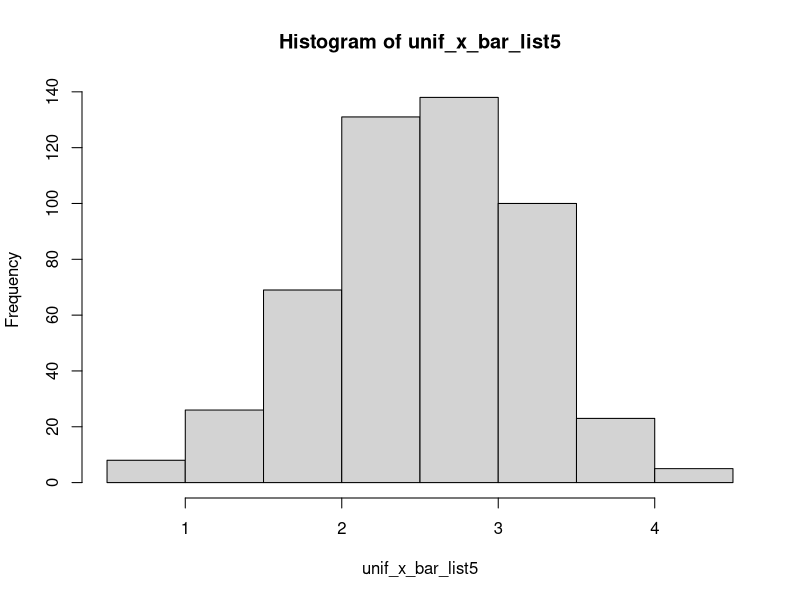
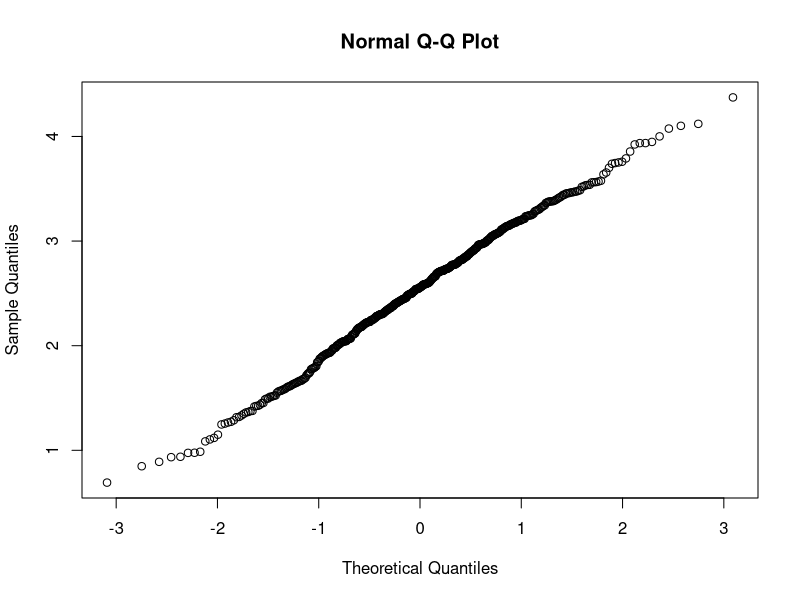
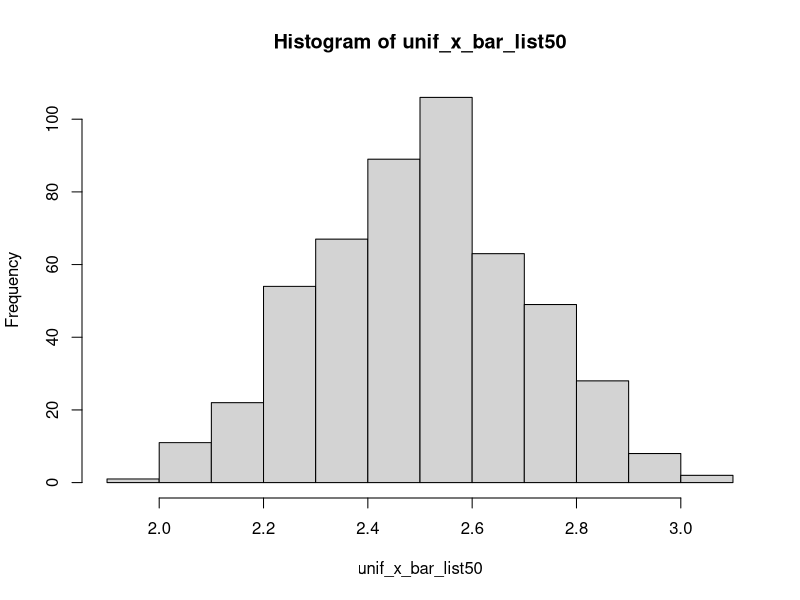
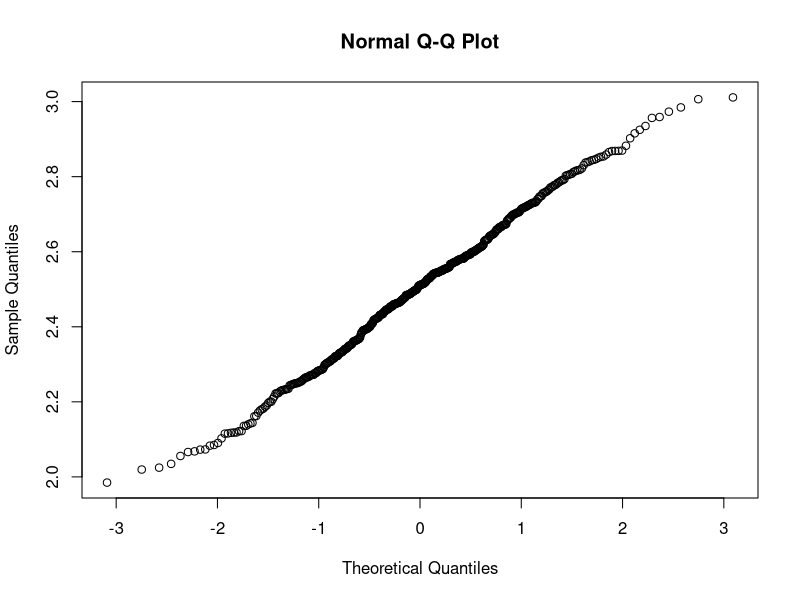
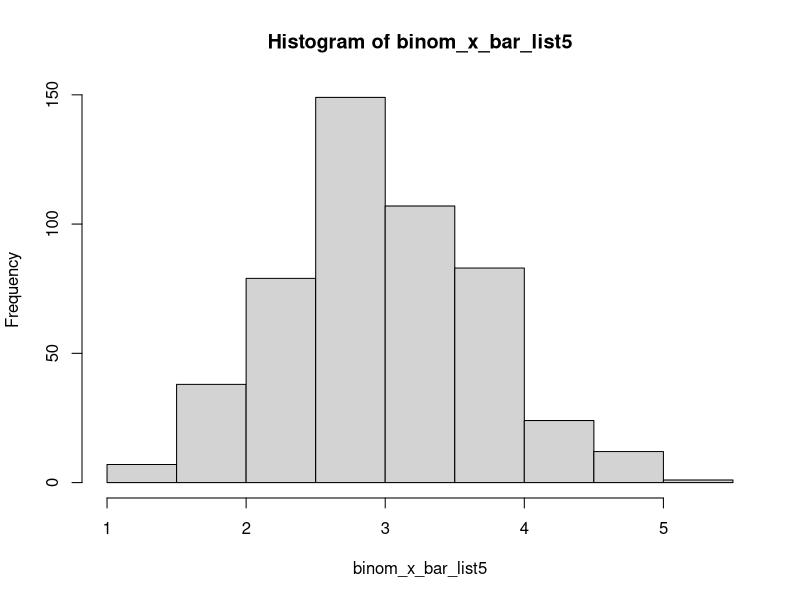
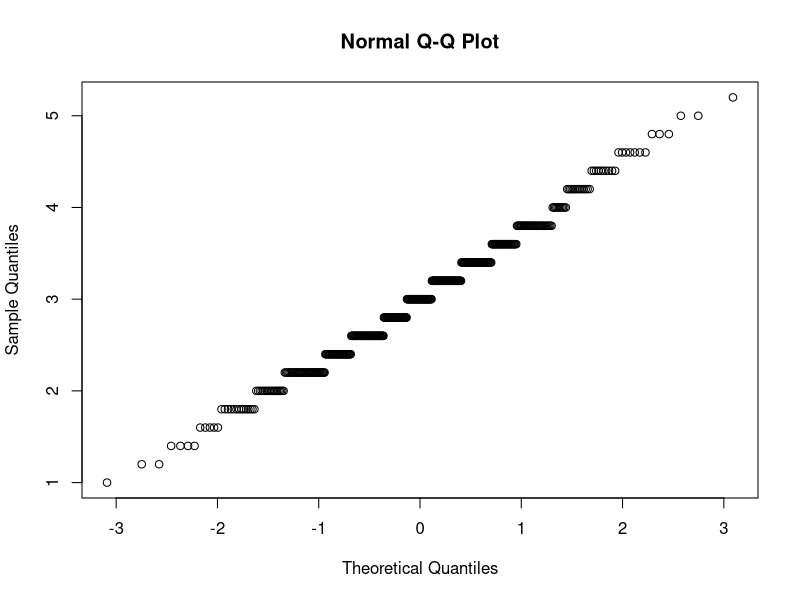
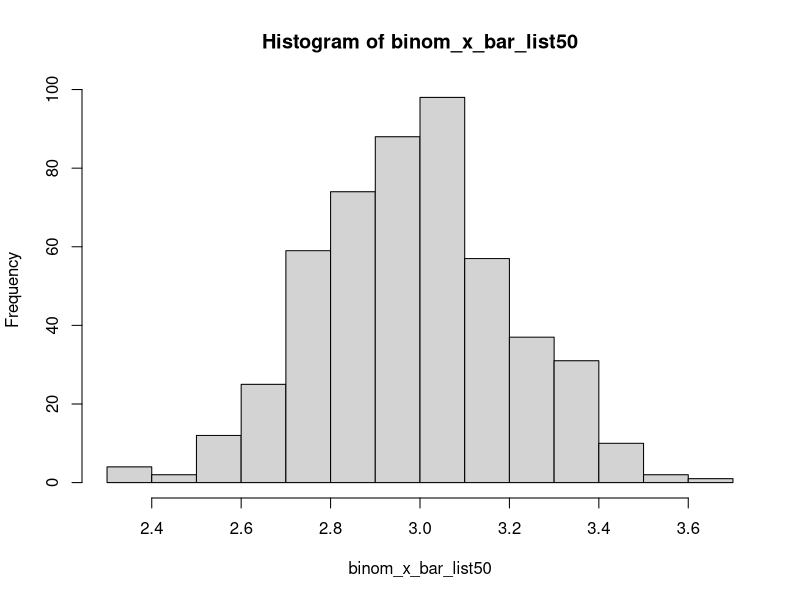
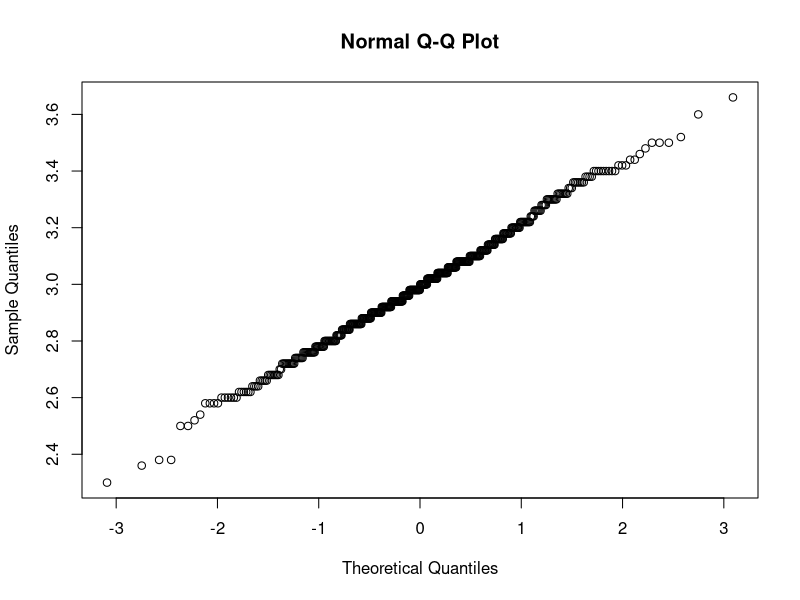

The R script that drew these images, in order:
## ---- chunk 1
pnorm(1325, 1350, 16.3)
## ---- chunk 2
pnorm(1375, 1350, 16.3) - pnorm(1325, 1350, 16.3)
## ---- chunk 3
mean = 50 * 40
s_d = sqrt(50) * 20
pnorm(1900, mean, s_d)
## ---- chunk 4
mean = 50 * 40
s_d = sqrt(50) * 20
1-pnorm(2200, mean, s_d)
## ---- chunk 5
n = 1000
lambda = 1/80
lifetimeA = rexp(1000, lambda)
lifetimeB = rexp(1000, lambda)

sum_lifetimes = lifetimeA + lifetimeB #sum of the lifetime

prob_sum_greater_than_100 = length(which(sum_lifetimes > 100)) / n #get all the lifetimes greater than 100 hrs and divide it by n to get prob
prob_sum_greater_than_100
## ---- chunk 6
n = 1000
lambda = 1/80
count = 0

for (i in 1:n) {
  if (lifetimeA[i] < 50 & lifetimeB[i] < 50) { #if both is less than 50 hrs
      count = count + 1
  }
}
count/n #The estimated prob (empirical), should be close to theoretical one.
(pexp(50, lambda))*(pexp(50, lambda)) # Theoretical probability that both lasers last less than 50 hours
## ---- chunk 7
#Uniform distribution  on interval (0,5)
#Sample size 5:
unif_x_bar_list5 = rep(0,500)
unif_x_bar_list50 = rep(0,500)

for (i in 1:500) {
  sample5 = runif(5,0,5)
  unif_x_bar_list5[i] = mean(sample5)
}
mean(unif_x_bar_list5) #empirical mean (from sampling)
expectedValue = (5 + 0)/2 #theoretical expected (a+b)/2
expectedValue
var(unif_x_bar_list5) #empirical variance
sigma2 = (5 - 0)^2/12 #theoretical variance for each X_i (b-a)^2/12
sigma2/5 #theoretical variance for xbar. Should be similar to empirical variance

#Sample size 50:
for (i in 1:500) {
  sample50 = runif(50,0,5)
  unif_x_bar_list50[i] = mean(sample50)
}
mean(unif_x_bar_list50) #empirical mean
expectedValue = (5 + 0)/2 #theoretical expected (a+b)/2
expectedValue
var(unif_x_bar_list50) #empirical variance
sigma2 = (5 - 0)^2/12 #theoretical variance for each X_i
sigma2/50 #theoretical variance for xbar. Should be similar to empirical variance

hist(unif_x_bar_list5)
qqnorm(unif_x_bar_list5)
hist(unif_x_bar_list50)
qqnorm(unif_x_bar_list50)

#I've found that the empirical mean and variance of the x_bar list sampling of 5 and 50 are quite close to the theoretical mean and variance. A feature to be noted is that larger sample (i.e. sample size 50 compared to 5) will have a more symmetrical histogram. The sampling of the mean also follows the CLT as the histogram resembles a "bell curve" or a normal distribution, where with large sampling will create a stronger resemblance.
## ---- chunk 8
#Binomial distribution with n = 15, p = 0.2
#Sample size 5:
n = 15
p = 0.2
binom_x_bar_list5 = rep(0,500)
binom_x_bar_list50 = rep(0,500)

for (i in 1:500) {
  sample5 = rbinom(5, n, p)
  binom_x_bar_list5[i] = mean(sample5)
}
mean(binom_x_bar_list5) #empirical mean (from sampling)
expectedValue = n*p #theoretical expected
expectedValue
var(binom_x_bar_list5) #empirical variance
sigma2 = n*p*(1-p) #theoretical variance for each X_i
sigma2/5 #theoretical variance for xbar. Should be similar to empirical variance

#Sample size 50:
for (i in 1:500) {
  sample50 = rbinom(50, n, p)
  binom_x_bar_list50[i] = mean(sample50)
}
mean(binom_x_bar_list50) #empirical mean (from sampling)
expectedValue = n*p #theoretical expected
expectedValue
var(binom_x_bar_list50) #empirical variance
sigma2 = n*p*(1-p) #theoretical variance for each X_i
sigma2/50 #theoretical variance for xbar. Should be similar to empirical variance

hist(binom_x_bar_list5)
qqnorm(binom_x_bar_list5)
hist(binom_x_bar_list50)
qqnorm(binom_x_bar_list50)

#I've found that the empirical mean and variance of the x_bar list sampling of 5 and 50 are quite close to the theoretical mean and variance. However, the empirical variance seems to have a bit of deviation from the theoretical value. A feature to be noted is that larger sample (i.e. sample size 50 compared to 5) will have a more symmetrical bell shaped histogram or a normal distribution (CLT), while a smaller sample will be more skewed shaped.
## ---- chunk 9
#Exponential distribution with λ = 5
#Sample size 5:
lambda = 5
exp_x_bar_list5 = rep(0,500)
exp_x_bar_list50 = rep(0,500)

for (i in 1:500) {
  sample5 = rexp(5, lambda)
  exp_x_bar_list5[i] = mean(sample5)
}
mean(exp_x_bar_list5) #empirical mean (from sampling)
expectedValue = 1/lambda #theoretical expected
expectedValue
var(exp_x_bar_list5) #empirical variance
sigma2 = 1/lambda^2 #theoretical variance for each X_i
sigma2/5 #theoretical variance for xbar. Should be similar to empirical variance

#Sample size 50:
for (i in 1:500) {
  sample50 = rexp(50, lambda)
  exp_x_bar_list50[i] = mean(sample50)
}
mean(exp_x_bar_list50) #empirical mean (from sampling)
expectedValue = 1/lambda #theoretical expected
expectedValue
var(exp_x_bar_list50) #empirical variance
sigma2 = 1/lambda^2 #theoretical variance for each X_i
sigma2/50 #theoretical variance for xbar. Should be similar to empirical variance (8e-04 is 0.0008)

hist(exp_x_bar_list5)
qqnorm(exp_x_bar_list5)
hist(exp_x_bar_list50)
qqnorm(exp_x_bar_list50)

#I've found that the empirical mean and variance of the x_bar list sampling of 5 and 50 are quite close to the theoretical mean and variance. A feature to be noted is that larger sample (i.e. sample size 50 compared to 5) will have a histogram that resembles a bell shaped or a normal distribution (CLT), while a smaller sample will be skewed to the right.
## ---- chunk 10
#Poisson distribution with parameter μ = 2
#Sample size 5:
mu = 2
pois_x_bar_list5 = rep(0,500)
pois_x_bar_list50 = rep(0,500)

for (i in 1:500) {
  sample5 = rpois(5, mu)
  pois_x_bar_list5[i] = mean(sample5)
}
mean(pois_x_bar_list5) #empirical mean (from sampling)
expectedValue = mu #theoretical expected
expectedValue
var(pois_x_bar_list5) #empirical variance
sigma2 = mu #theoretical variance for each X_i
sigma2/5 #theoretical variance for xbar. Should be similar to empirical variance

#Sample size 50:
for (i in 1:500) {
  sample50 = rpois(5, mu)
  pois_x_bar_list50[i] = mean(sample50)
}
mean(pois_x_bar_list50) #empirical mean (from sampling)
expectedValue = mu #theoretical expected
expectedValue
var(pois_x_bar_list50) #empirical variance
sigma2 = mu #theoretical variance for each X_i
sigma2/50 #theoretical variance for xbar. Should be similar to empirical variance

hist(pois_x_bar_list5)
qqnorm(pois_x_bar_list5)
hist(pois_x_bar_list50)
qqnorm(pois_x_bar_list50)

#I've found that the empirical mean and variance of the x_bar list sampling of 5 and 50 are quite close to the theoretical mean and variance. A feature to be noted is that larger sample (i.e. sample size 50 compared to 5) will have a histogram that resembles a bell shaped or a normal distribution (CLT), while a smaller sample will be a tad skewed with a tall peak. Although a larger sample still have a tall peek, it is more balanced out to resemble a bell shape.
